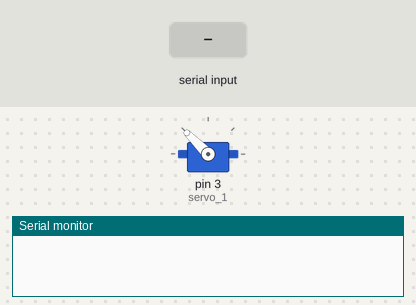
This sketch was run on a simulated Arduino Uno, built with avr-gcc and run on an emulated ATmega328P. Parts: servo, the last lines printed to the serial monitor. The test bench sets the inputs (shaded band).

Above: at 1.2 s.
1.3 s: "1" received over Serial
At 1.6 s:
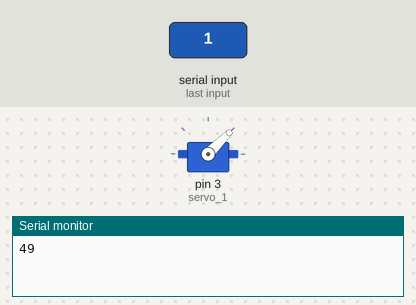
2.8 s: "0" received over Serial
At 4.0 s:
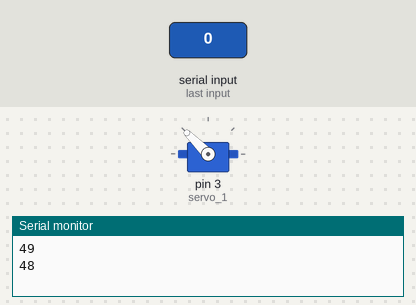
Timing chart, 0 to 5.8 s (numbered marks = the images above; inputs shaded):
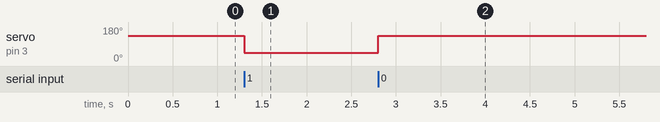

The sketch:

servo.ino
```cpp
#include <Servo.h> // including servo library.

Servo servo_1;
int t=999;
void setup (){
  Serial.begin(9600);
  servo_1.attach(3);
  servo_1.write (135);
}

void loop(){
  if(Serial.available()){
    t = Serial.read();
    Serial.println(t);
    if(t == 48){//Close-0
        servo_1.write (135);
    }
    else if(t == 49){//Open-1
        servo_1.write (45); // Servo will move to 45 degree angle.
    }
    delay(500);
  }
}
```

Measured:
- after the input at 1.3 s, servo on pin 3 (servo_1): 135° → 45° at once
- after the input at 2.8 s, servo on pin 3 (servo_1): 45° → 135° at once
